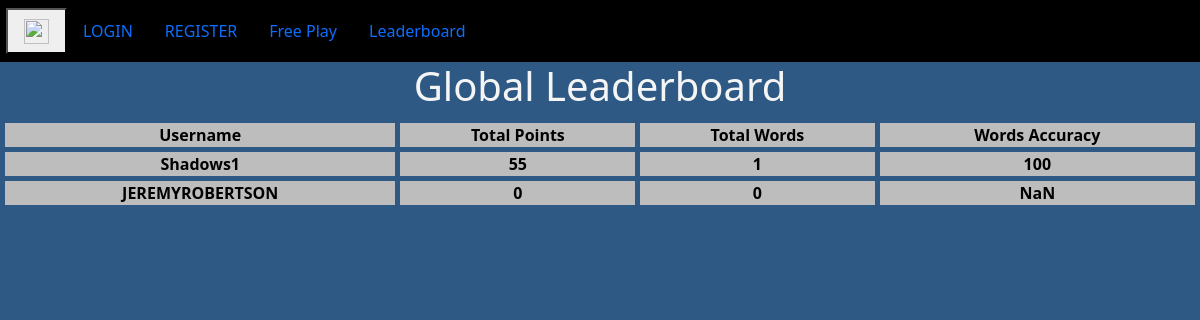
The app's page /leaderboard with its own data.
### app/models.py (models this page shows, shortened)
class User(UserMixin,db.Model):
    id = db.Column(db.Integer, primary_key=True)
    username = db.Column(db.String(64), index=True, unique=True)
    password_hash = db.Column(db.String(128))
    histories = db.relationship('History', backref='user')

class History(db.Model):
    id = db.Column(db.Integer, primary_key=True)
    user_id = db.Column(db.Integer, db.ForeignKey('user.id'))
    date = db.Column(db.DateTime, nullable=False)
    letters = db.Column(db.String(2), nullable=False)
    points = db.Column(db.Integer, nullable=False)
    totalWords = db.Column(db.Integer, nullable=False)
    wordAccuracy = db.Column(db.Integer,nullable=False)
    def __repr__(self):
        return f"<id = {self.id}, user = {self.user_id}, letters = {self.letters}, points = {self.points}, totalWords = {self.totalWords}, wordAccuracy = {self.wordAccuracy} date = {self.date}>"

### app/routes.py (the view)
@app.route('/leaderboard')
def leaderboard():
    leaderboard=[]
    usersList = User.query.all()
    for user in usersList:
        dates = []
        user_histories = user.histories
        print(user_histories)
        if user_histories == []:
            continue
        if str(user_histories[-1].date.date()) == str(date.today()):
            leaderboard.append(
                {
                    "username":user.username,
                    "points":user_histories[-1].points,
                    "totalWords":user_histories[-1].totalWords,
                    "wordAccuracy":user_histories[-1].wordAccuracy
                }
            )
    print(leaderboard)
    leaderboard.sort(key = lambda x : x.get('points'), reverse=True)
    return render_template('leaderboard.html',title="Leaderboard",data=leaderboard)

### app/templates/leaderboard.html
{% extends "base.html" %}
{% block content %}
<h1>Global Leaderboard</h1>
<table class="center" style="width: 100%">
    <tr>
        <th>Username</th>
        <th>Total Points</th>
        <th>Total Words</th>
        <th>Words Accuracy</th>
    </tr>
    {% for item in data %}
        <tr>
            <th>{{ item.username }}</th>
            <th>{{ item.points }}</th>
            <th>{{ item.totalWords }}</th>
            <th>{{ item.wordAccuracy }}</th>
        </tr>
    {% endfor %}
</table>
{% endblock %}

### app/static/CSS/Styles.css (style rules this page uses)
body { text-align: center; }
#keys { background-color: #2E5984; }
html { background-color: #2E5984; }
h1 { color: whitesmoke; }
table.center { color: black; margin-left: auto; margin-right: auto; border-collapse: separate; border-spacing: 5px; }
th, td { background-color: #bdbdbd; }

### app/static/CSS/Popup.css (style rules this page uses)
*, *:before, *:after { padding: 0; margin: 0; box-sizing: border-box; }

### records on screen
User: username "Shadows1", points "55", totalWords "1", wordAccuracy "100"
User: username "JEREMYROBERTSON"
History: wordAccuracy "NaN"

### other values on screen
{{ item.points }} "0"
{{ item.totalWords }} "0"
